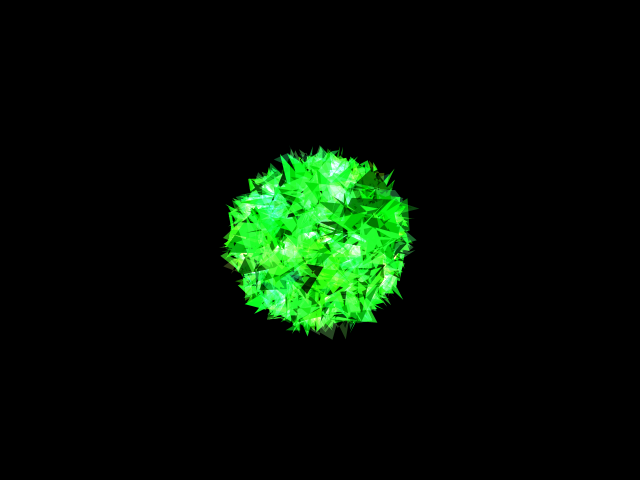
Frame 1 (no input)
Frame 60 (the mouse pressed at the canvas centre just before this capture): identical to frame 1, image omitted
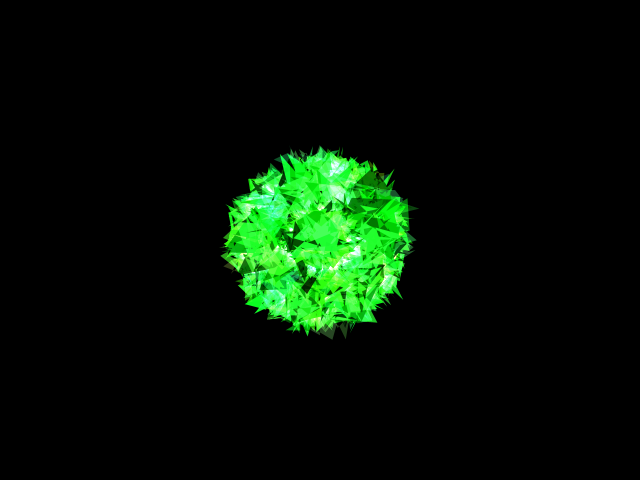
Frame 120 (the mouse held since frame 60 and released just before this capture)

The Processing sketch that drew these frames (run headless with seeded random() and noise(); from frame 60 on, the mouse is pressed at the canvas centre):

// Processing sketch: jewel
// ── jewel.pde
// https://www.openprocessing.org/sketch/393873

void setup(){
  size(640,480);
  
  background(0);
  noStroke();
  translate(width/2,height/2);
  
  for(int i = 0 ; i < 360 ; i++ ){
    rotate(radians(5));
    drawJewels(width*random(0.05,0.1),0);
  }
}

void drawJewels(float x,float y){
  blendMode(MULTIPLY);
  drawPolygons(x,y,10,width*0.05);
  blendMode(ADD);
  drawPolygons(x,y,30,width*0.05);
}

void drawPolygons(float x,float y,int count,float r){
  pushMatrix();
  beginShape();
  translate(x,y);
  for(int i = 0 ; i < count ; i++ ){
    rotate(random(1));
    fill(random(5,50),random(50,255),random(5,50));
    vertex(random(-r,r),random(-r,r));
  }
  endShape();
  popMatrix();
}

void draw(){
  if(mousePressed){
  drawJewels(mouseX,mouseY);
  }
}
